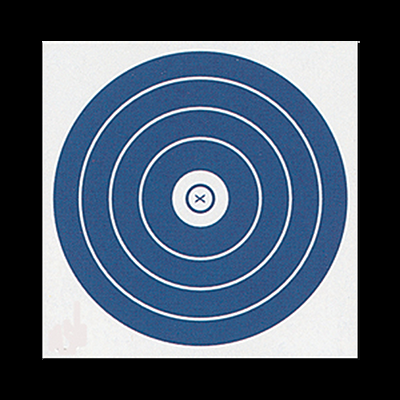
#> input picture delta.webp, 400 x 400 px
$ python -i identifyTarget.py   (imports and definitions only)
#> lines starting #> are read from the running program, lines starting #| are printed output that depends on the picture; after the words box and inside, x2 and y2 are one past the last pixel; in counts of white or black regions, pixels touching at a corner belong together
#> further down, picture is the input picture: shape (400, 400, 3); mean B, G, R 108.1, 90.8, 76.4
#> in identifyTarget, `gray = cv2.cvtColor(frame, cv2.COLOR_BGR2GRAY)`:
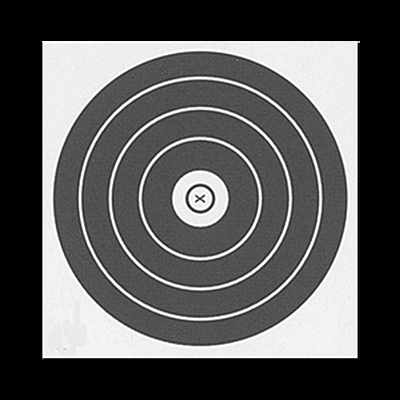
#> gray: shape (400, 400); min 0, max 255, mean 88.5
### util/geometry.py
import cv2
import numpy as np
import math

def findCenters(gray):
    rows = gray.shape[0]
#> rows = 400
    minRadius = 50
    maxRadius = 150
    gray = cv2.medianBlur(gray, 5)
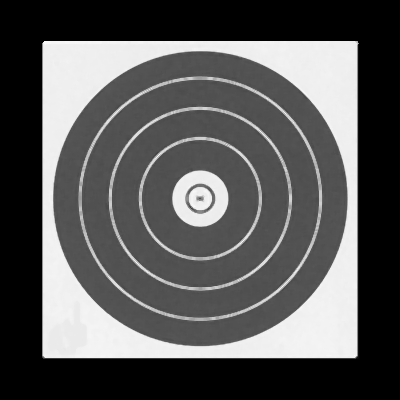
#> gray: shape (400, 400); min 0, max 253, mean 88.4
    circles = cv2.HoughCircles(gray, cv2.HOUGH_GRADIENT, 1, rows / 8,
                                param1=100, param2=80,
                                minRadius=minRadius, maxRadius=maxRadius)
#> circles = [[201.5, 198.5, 120.3]]
    centers = []
    if circles is not None:
        circles = np.uint16(np.around(circles))
#> circles = [[202, 198, 120]]
        for circle in circles[0, :]:
            if not isOutOfBoundCircle(circle, gray.shape):
                centers.append((circle[0], circle[1]))
#> this loop made 1 pass
#> after the loop, centers = [(202, 198)]
    return centers
def isOutOfBoundCircle(circle, shape):
    cX = circle[0]
    cY = circle[1]
    r = circle[2]
    return cX - r < 0 or cY - r < 0 or cX + r > shape[0] or cY + r > shape[1]

circularityCutoff = 0.75
def findCircles(contours, areaMin):
    circles = []
    for contour in contours:
        area = cv2.contourArea(contour)
        perimeter = cv2.arcLength(contour, True)
        if perimeter != 0:
            circularity = (4 * math.pi * area) / (perimeter**2)
            if circularity > circularityCutoff and area > areaMin:
                circles.append(cv2.minEnclosingCircle(contour))
    return circles

distanceCutoff = 20
radiusCutoff = 10
radiiCountCutoff = 1
def findRadii(centers, circles, maxRadius):
    centerRadiiMap = dict()
    for center in centers:
        cx, cy = center
        radiiSums = []
        radiiCounts = []
        for circle in circles:
            (x, y), r = circle
            if abs(cx - x) < distanceCutoff and abs(cy - y) < distanceCutoff and radiusCutoff < r < maxRadius:
                needToAdd = True
                for index in range(len(radiiSums)):
                    if abs(radiiSums[index] / radiiCounts[index] - r) < radiusCutoff:
                        radiiSums[index] += r
                        radiiCounts[index] += 1
                        needToAdd = False
                        break
                if needToAdd:
                    radiiSums.append(r)
                    radiiCounts.append(1)
        radii = []
        for index in range(len(radiiCounts)):
            radii.append(radiiSums[index] / radiiCounts[index])
        if (len(radii) > radiiCountCutoff):
            centerRadiiMap[(cx, cy)] = radii
    return centerRadiiMap
epsilonCoef = 0.04
aspectRatioCutoff = 0.05
# [27 lines left out: functions findLargestSquare, orderPoints, not called in this run]

### util/identifyTarget.py
from targetTypes import TARGET_SPECS
import cv2
from geometry import findCenters, findCircles, findRadii

def identifyTarget(frame):
    gray = cv2.cvtColor(frame, cv2.COLOR_BGR2GRAY)
    centers = findCenters(gray)
#> centers = [(202, 198)]
    print(centers)
#| [(202, 198)]
    if len(centers) == 5:
        return TARGET_SPECS[1]
    elif len(centers) == 3:
        return TARGET_SPECS[2]
    else:
        edges = cv2.Canny(
            gray,
            threshold1=80,
            threshold2=160
        )
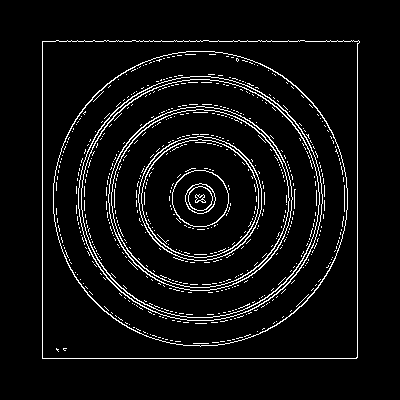
#> edges: shape (400, 400); 5.6% white in thin lines or dots, all inside (x1, y1, x2, y2) = (42, 40, 360, 359)
        edges = cv2.GaussianBlur(edges, (3,3), 0)
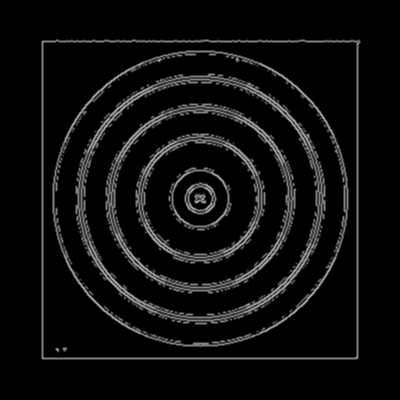
#> edges: shape (400, 400); min 0, max 175, mean 14.4
        contours, _ = cv2.findContours(edges, cv2.RETR_LIST, cv2.CHAIN_APPROX_SIMPLE)
#> contours = 17 contours, 2 with area under 20; largest, box (x1, y1, x2, y2) and area: (41, 39, 361, 360) 101270, (43, 41, 357, 358) 98602, (52, 50, 349, 348) 69424, (54, 52, 346, 345) 65144, (75, 73, 326, 325) 49184
        circles = findCircles(contours, 100)
#> the loop in findCircles, `for contour in contours:` made 17 passes
#> (area, perimeter, circularity) on passes 3 to 14: (109.5, 43.9, 0.714), (345.5, 69.84, 0.89), (819.5, 107.5, 0.891), (2244.5, 176.8, 0.903), (3051, 243, 0.649), (9648, 435, 0.641), (13123, 495.6, 0.671), (22966.5, 652.3, 0.678), (28252.5, 715.2, 0.694), (42067, 886.7, 0.672), (49184, 935.5, 0.706), (65144.5, 1085.6, 0.695)
#> after the loop in findCircles, `for contour in contours:`: circles = [((199.9, 198.1), 11.12), ((199.8, 198.1), 16.77), ((199.8, 198.1), 27.52), ((199.7, 198.1), 149.4), ((199.5, 199.5), 221.3)]
        radiiMap = findRadii(centers, circles, min(gray.shape[0], gray.shape[1]))
#> the loop in findRadii, `for center in centers:` made 1 pass
#> after the loop in findRadii, `for center in centers:`: centerRadiiMap = {(202, 198): [13.95, 27.52, 149.4, 221.3]}
#> radiiMap = {(202, 198): [13.95, 27.52, 149.4, 221.3]}
        for center in radiiMap.keys():
            if len(radiiMap[center]) > 6:
                return TARGET_SPECS[0]
            else:
                return TARGET_SPECS[3]
#> this loop made 1 pass

>>> import cv2
>>> picture = cv2.imread('../delta.webp')
#> (the run stopped early here; a loop or call above may not have finished)
